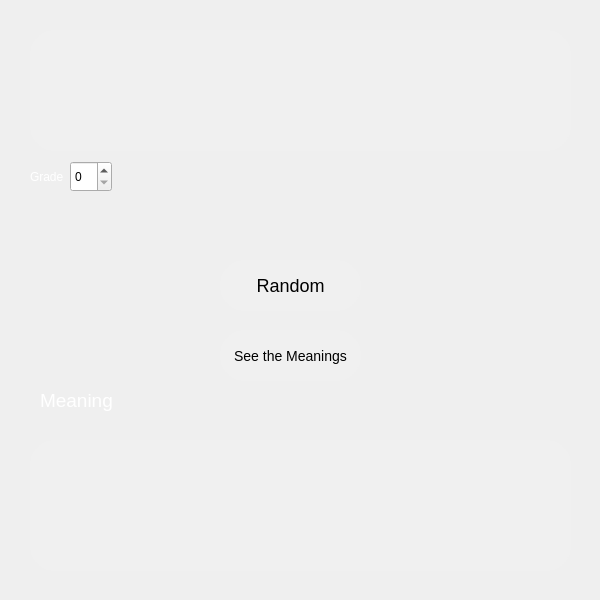
<?xml version="1.0" encoding="UTF-8"?>
<ui version="4.0">
 <class>main</class>
 <widget class="QWidget" name="main">
  <property name="geometry">
   <rect>
    <x>0</x>
    <y>0</y>
    <width>600</width>
    <height>600</height>
   </rect>
  </property>
  <property name="windowTitle">
   <string>Form</string>
  </property>
  <widget class="QLabel" name="Vocabs">
   <property name="geometry">
    <rect>
     <x>30</x>
     <y>440</y>
     <width>541</width>
     <height>131</height>
    </rect>
   </property>
   <property name="font">
    <font>
     <pointsize>-1</pointsize>
    </font>
   </property>
   <property name="styleSheet">
    <string notr="true">text-align: center;
  font-size: 24px;
font-color : #000000;
        background-color: #f0f0f0;
        padding: 10px;
        border-radius: 25px;
        position: absolute;
        top: 50%;
        left: 50%;
        transform: translate(-50%, -50%);</string>
   </property>
   <property name="text">
    <string/>
   </property>
  </widget>
  <widget class="QPushButton" name="Random_btn">
   <property name="geometry">
    <rect>
     <x>220</x>
     <y>260</y>
     <width>141</width>
     <height>51</height>
    </rect>
   </property>
   <property name="font">
    <font>
     <pointsize>-1</pointsize>
    </font>
   </property>
   <property name="styleSheet">
    <string notr="true">  font-size: 18px;
        background-color: #f0f0f0;
        padding: 10px;
        border-radius: 25px;
        position: absolute;
        top: 50%;
        left: 50%;
        transform: translate(-50%, -50%);</string>
   </property>
   <property name="text">
    <string>Random</string>
   </property>
  </widget>
  <widget class="QLabel" name="mainKanji">
   <property name="geometry">
    <rect>
     <x>30</x>
     <y>30</y>
     <width>541</width>
     <height>121</height>
    </rect>
   </property>
   <property name="font">
    <font>
     <pointsize>-1</pointsize>
    </font>
   </property>
   <property name="styleSheet">
    <string notr="true">text-align: center;
  font-size: 40px;
font-color : #000000;
        background-color: #f0f0f0;
        padding: 10px;
        border-radius: 25px;
        position: absolute;
        top: 50%;
        left: 50%;
        transform: translate(-50%, -50%);</string>
   </property>
   <property name="text">
    <string/>
   </property>
   <property name="alignment">
    <set>Qt::AlignLeading|Qt::AlignLeft|Qt::AlignVCenter</set>
   </property>
  </widget>
  <widget class="QLabel" name="meaning_title">
   <property name="geometry">
    <rect>
     <x>40</x>
     <y>390</y>
     <width>451</width>
     <height>21</height>
    </rect>
   </property>
   <property name="font">
    <font>
     <pointsize>14</pointsize>
    </font>
   </property>
   <property name="styleSheet">
    <string notr="true">color: rgb(255, 255, 255);</string>
   </property>
   <property name="text">
    <string>Meaning</string>
   </property>
  </widget>
  <widget class="QLabel" name="yomis">
   <property name="geometry">
    <rect>
     <x>40</x>
     <y>200</y>
     <width>511</width>
     <height>51</height>
    </rect>
   </property>
   <property name="font">
    <font>
     <pointsize>15</pointsize>
    </font>
   </property>
   <property name="styleSheet">
    <string notr="true">color: rgb(255, 255, 255);</string>
   </property>
   <property name="text">
    <string/>
   </property>
  </widget>
  <widget class="QPushButton" name="see_btn">
   <property name="geometry">
    <rect>
     <x>220</x>
     <y>330</y>
     <width>141</width>
     <height>51</height>
    </rect>
   </property>
   <property name="font">
    <font>
     <pointsize>-1</pointsize>
    </font>
   </property>
   <property name="styleSheet">
    <string notr="true">  font-size: 14px;
        background-color: #f0f0f0;
        padding: 10px;
        border-radius: 25px;
        position: absolute;
        top: 50%;
        left: 50%;
        transform: translate(-50%, -50%);</string>
   </property>
   <property name="text">
    <string>See the Meanings</string>
   </property>
  </widget>
  <widget class="QSpinBox" name="grade">
   <property name="geometry">
    <rect>
     <x>70</x>
     <y>161</y>
     <width>42</width>
     <height>31</height>
    </rect>
   </property>
  </widget>
  <widget class="QLabel" name="label">
   <property name="geometry">
    <rect>
     <x>30</x>
     <y>170</y>
     <width>47</width>
     <height>13</height>
    </rect>
   </property>
   <property name="styleSheet">
    <string notr="true">color: rgb(255, 255, 255);</string>
   </property>
   <property name="text">
    <string>Grade</string>
   </property>
  </widget>
  <widget class="QLabel" name="stroke">
   <property name="geometry">
    <rect>
     <x>130</x>
     <y>160</y>
     <width>111</width>
     <height>31</height>
    </rect>
   </property>
   <property name="font">
    <font>
     <family>Segoe UI Historic</family>
     <pointsize>13</pointsize>
    </font>
   </property>
   <property name="styleSheet">
    <string notr="true">color: rgb(255, 255, 255);</string>
   </property>
   <property name="text">
    <string/>
   </property>
  </widget>
  <widget class="QLabel" name="bg">
   <property name="geometry">
    <rect>
     <x>-30</x>
     <y>-20</y>
     <width>641</width>
     <height>621</height>
    </rect>
   </property>
   <property name="styleSheet">
    <string notr="true">color: rgb(255, 255, 255);</string>
   </property>
   <property name="text">
    <string/>
   </property>
   <property name="pixmap">
    <pixmap>../../../Downloads/clay-banks-u27Rrbs9Dwc-unsplash (1).jpg</pixmap>
   </property>
   <property name="scaledContents">
    <bool>true</bool>
   </property>
  </widget>
  <zorder>bg</zorder>
  <zorder>Random_btn</zorder>
  <zorder>meaning_title</zorder>
  <zorder>yomis</zorder>
  <zorder>see_btn</zorder>
  <zorder>stroke</zorder>
  <zorder>grade</zorder>
  <zorder>label</zorder>
  <zorder>mainKanji</zorder>
  <zorder>Vocabs</zorder>
 </widget>
 <resources/>
 <connections/>
</ui>
